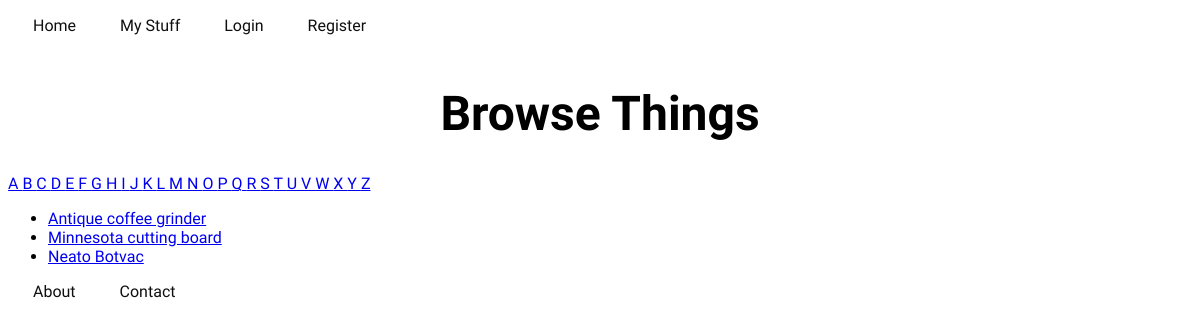
Page /browse/name/ on the earlier database version.
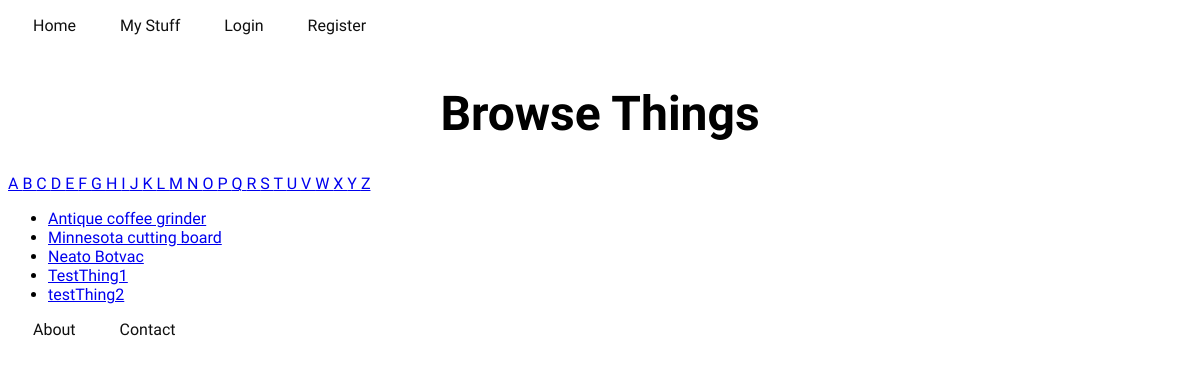
Same page on the later database version.
### inventory/models.py (models this page shows)
class Thing(models.Model):
	name = models.CharField(max_length=255)
	description = models.TextField()
	slug = models.SlugField(unique=True)
	user = models.ForeignKey(User, blank=True, null=True)
	active = models.BooleanField(default=True)

### inventory/views.py (the view)
def browse_by_name(request, initial=None):
	if initial:
		things = Thing.objects.filter(
			name__istartswith=initial).order_by('name')
	else:
		things = Thing.objects.all().order_by('name')
	return render(request, 'search/search.html', {
		'things': things,
		'initial': initial
	})

### inventory/templates/search/search.html (shortened to what this page needs)
{% extends 'base.html' %}
{% block content %}
	<h1>
		Browse Things
	</h1>
	{% for letter in 'abcdefghijklmnopqrstuvwxyz' %}
	<a href="{% url 'browse_by_name' initial=letter %}"
		{% if initial == letter %}class="active"{% endif %}>
		{{ letter|upper }}
	</a>
	{% endfor %}
	<ul>
		{% for thing in things %}
		<li><a href="{% url 'thing_detail' slug=thing.slug %}">
			{{ thing.name }}
		</a></li>
		{% empty %}
		<li>Sorry, no results!</li>
		{% endfor %}
	</ul>
{% endblock content %}

### inventory/templates/base.html (shortened to what this page needs)
{% load staticfiles %}
<!doctype html>
<html>
<head>
	<link rel="stylesheet" href="{% static 'css/style.css' %}">
</head>
<body>
	<header>
		<nav>
			<ul class="nav-menu">
				<li class="nav-menu-item">
					<a href="{% url 'home' %}">Home</a>
				</li>
				<li class="nav-menu-item">
					<a href="{% url 'browse' %}">My Stuff</a>
				</li>
				{% if user.is_authenticated %}
				<li class="nav-menu-item">
					<a href="{% url 'auth_logout' %}">Logout</a>
				</li>
				<li class="nav-menu-item">
					<a href="{% url 'password_change' %}">Change password</a>
				</li>
				{% else %}
				<li class="nav-menu-item">
					<a href="{% url 'auth_login' %}">Login</a>
				</li>
				<li class="nav-menu-item">
					<a href="{% url 'registration_register' %}">Register</a>
				</li>
				{% endif %}
			</ul>
		</nav>
	</header>
	{% block content %}{% endblock content %}
	<footer>
		<ul>
			<li><a href="{% url 'about' %}">About</a></li>
			<li><a href="{% url 'contact' %}">Contact</a></li>
		</ul>
	</footer>
</body>
</html>

### inventory/static/css/style.css (style rules this page uses)
body { font-family: 'Raleway', sans-serif; }
ul.nav-menu { padding-left: 5px; }
li.nav-menu-item { padding: 0 20px 0 20px; display: inline; }
li.nav-menu-item a { text-decoration: none; color: #0f0f0f; }
h1 { margin-top: 50px; text-align: center; font-size: 3rem; }
footer ul { padding-left: 5px; }
footer ul li { padding: 0 20px 0 20px; display: inline; }
footer ul li a { text-decoration: none; color: #0f0f0f; }

Differences in the rows shown:
added Thing: name "TestThing1"
added Thing: name "testThing2"
